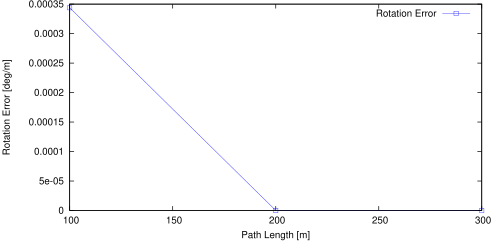

gnuplot code for this plot:
set term postscript eps enhanced color
set output "04_rl.eps"
set size ratio 0.5
set yrange [0:*]
set xlabel "Path Length [m]"
set ylabel "Rotation Error [deg/m]"
plot "04_rl.txt" using 1:($2*57.3) title 'Rotation Error' lc rgb "#0000FF" pt 4 w linespoints
